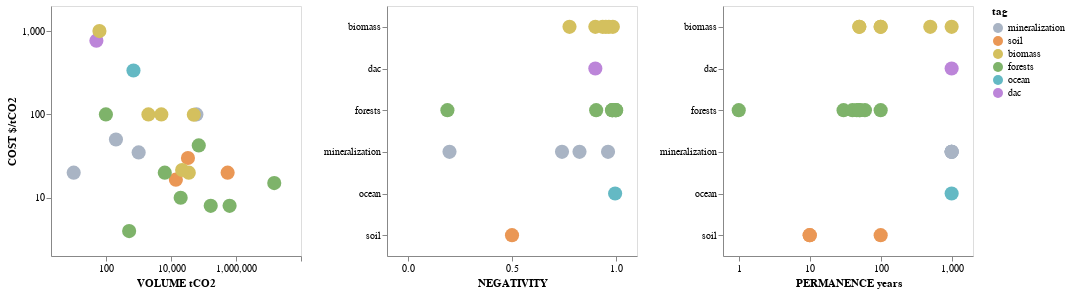

Write notebook code for a chart like this one.
### Code cell
# selectors
brush = alt.selection_interval(encodings=['x', 'y'])
click = alt.selection_multi()

# chart
chart = alt.Chart(metrics_df).mark_circle(size=200).encode(
    color=color_scale,
    opacity=alt.condition(brush | click, alt.OpacityValue(1), alt.OpacityValue(0.4)),
    tooltip=tooltip
).properties(
    width=250,
    height=250
).add_selection(
    brush, click
)

# hconcat
(
    chart.encode(
        alt.X('volume', axis=alt.Axis(title='VOLUME tCO2', tickCount=3), scale=alt.Scale(type='log', domain=[2, 100000000])),
        alt.Y('cost', axis=alt.Axis(title='COST $/tCO2', tickCount=3), scale=alt.Scale(type='log', domain=[2, 2000], nice=False)),
    ) |
    chart.encode(
        alt.X('negativity', axis=alt.Axis(title='NEGATIVITY', tickCount=2), scale=alt.Scale(domain=[-0.1, 1.1])),
        alt.Y('tag', axis=alt.Axis(title=''))
    ) |
    chart.encode(
        alt.X('permanence', axis=alt.Axis(title='PERMANENCE years', tickCount=3), scale=alt.Scale(type='log', domain=[0.6, 2000], nice=False)),
        alt.Y('tag', axis=alt.Axis(title='')))
).configure_axis(grid=False).resolve_scale(
    y='shared'
)

### Figure 1 — Vega-Lite specification as saved in the notebook (floating-point values rounded to 4 significant figures)
{"config": {"view": {"continuousWidth": 400, "continuousHeight": 300}, "axis": {"grid": false}}, "hconcat": [{"mark": {"type": "circle", "size": 200}, "encoding": {"color": {"type": "nominal", "field": "tag", "scale": {"domain": ["mineralization", "soil", "biomass", "forests", "ocean", "dac"], "range": ["#a9b4c4", "#ea9755", "#d4c05e", "#7eb36a", "#64b9c4", "#bc85d9"]}}, "opacity": {"condition": {"value": 1, "selection": {"or": ["selector003", "selector004"]}}, "value": 0.4}, "tooltip": [{"type": "nominal", "field": "name"}, {"type": "quantitative", "field": "volume"}, {"type": "quantitative", "field": "cost"}, {"type": "quantitative", "field": "permanence"}, {"type": "quantitative", "field": "negativity"}], "x": {"type": "quantitative", "axis": {"tickCount": 3, "title": "VOLUME tCO2"}, "field": "volume", "scale": {"domain": [2, 100000000], "type": "log"}}, "y": {"type": "quantitative", "axis": {"tickCount": 3, "title": "COST $/tCO2"}, "field": "cost", "scale": {"domain": [2, 2000], "nice": false, "type": "log"}}}, "height": 250, "selection": {"selector003": {"type": "interval", "encodings": ["x", "y"]}, "selector004": {"type": "multi"}}, "width": 250}, {"mark": {"type": "circle", "size": 200}, "encoding": {"color": {"type": "nominal", "field": "tag", "scale": {"domain": ["mineralization", "soil", "biomass", "forests", "ocean", "dac"], "range": ["#a9b4c4", "#ea9755", "#d4c05e", "#7eb36a", "#64b9c4", "#bc85d9"]}}, "opacity": {"condition": {"value": 1, "selection": {"or": ["selector003", "selector004"]}}, "value": 0.4}, "tooltip": [{"type": "nominal", "field": "name"}, {"type": "quantitative", "field": "volume"}, {"type": "quantitative", "field": "cost"}, {"type": "quantitative", "field": "permanence"}, {"type": "quantitative", "field": "negativity"}], "x": {"type": "quantitative", "axis": {"tickCount": 2, "title": "NEGATIVITY"}, "field": "negativity", "scale": {"domain": [-0.1, 1.1]}}, "y": {"type": "nominal", "axis": {"title": ""}, "field": "tag"}}, "height": 250, "selection": {"selector003": {"type": "interval", "encodings": ["x", "y"]}, "selector004": {"type": "multi"}}, "width": 250}, {"mark": {"type": "circle", "size": 200}, "encoding": {"color": {"type": "nominal", "field": "tag", "scale": {"domain": ["mineralization", "soil", "biomass", "forests", "ocean", "dac"], "range": ["#a9b4c4", "#ea9755", "#d4c05e", "#7eb36a", "#64b9c4", "#bc85d9"]}}, "opacity": {"condition": {"value": 1, "selection": {"or": ["selector003", "selector004"]}}, "value": 0.4}, "tooltip": [{"type": "nominal", "field": "name"}, {"type": "quantitative", "field": "volume"}, {"type": "quantitative", "field": "cost"}, {"type": "quantitative", "field": "permanence"}, {"type": "quantitative", "field": "negativity"}], "x": {"type": "quantitative", "axis": {"tickCount": 3, "title": "PERMANENCE years"}, "field": "permanence", "scale": {"domain": [0.6, 2000], "nice": false, "type": "log"}}, "y": {"type": "nominal", "axis": {"title": ""}, "field": "tag"}}, "height": 250, "selection": {"selector003": {"type": "interval", "encodings": ["x", "y"]}, "selector004": {"type": "multi"}}, "width": 250}], "data": {"name": "data-2f7887126c7cf3ffc3db70858e03ea26"}, "resolve": {"scale": {"y": "shared"}}, "$schema": "https://vega.github.io/schema/vega-lite/v4.0.2.json", "datasets": {"data-2f7887126c7cf3ffc3db70858e03ea26": [{"mechanism": null, "volume": 50.0, "negativity": 0.9, "permanence": 1000.0, "additionality": 2.0, "cost": 767.5, "transparency": 1.0, "tag": "dac", "name": "Climeworks"}, {"mechanism": null, "volume": 60000.0, "negativity": 0.824, "permanence": 1000.0, "additionality": 1.0, "cost": 100.0, "transparency": 1.0, "tag": "mineralization", "name": "CarbonCure"}, {"mechanism": null, "volume": 14010.0, "negativity": null, "permanence": 10.0, "additionality": 0.0, "cost": 16.5, "transparency": 1.0, "tag": "soil", "name": "Nori Harborview Farms"}, {"mechanism": null, "volume": 550000.0, "negativity": null, "permanence": 100.0, "additionality": 0.0, "cost": 20.0, "transparency": 0.0, "tag": "soil", "name": "IndigoAg"}, {"mechanism": null, "volume": 50000.0, "negativity": 0.9, "permanence": 1000.0, "additionality": 1.0, "cost": 99.0, "transparency": 0.0, "tag": "biomass", "name": "Biorecro"}, {"mechanism": null, "volume": 62.0, "negativity": 0.965, "permanence": 100.0, "additionality": 1.0, "cost": 1000.0, "transparency": 0.0, "tag": "biomass", "name": "Carbo Culture"}, {"mechanism": null, "volume": 510.0, "negativity": 0.983, "permanence": 51.0, "additionality": 1.0, "cost": 3.98, "transparency": 0.0, "tag": "forests", "name": "Droneseed"}, {"mechanism": null, "volume": 165800.0, "negativity": 0.19, "permanence": 46.0, "additionality": 0.0, "cost": 8.0, "transparency": 0.0, "tag": "forests", "name": "Pachama Rip's Redwoods and Guanare"}, {"mechanism": null, "volume": 693.0, "negativity": 0.995, "permanence": 1000.0, "additionality": 2.0, "cost": 336.1, "transparency": 0.0, "tag": "ocean", "name": "Ocean-based Climate Solutions"}, {"mechanism": null, "volume": 33000.0, "negativity": 0.5, "permanence": 10.0, "additionality": 0.0, "cost": 30.0, "transparency": 0.0, "tag": "soil", "name": "Soil Value Exchange"}, {"mechanism": null, "volume": 1000.0, "negativity": 0.74, "permanence": 1000.0, "additionality": 0.0, "cost": 35.0, "transparency": 1.0, "tag": "mineralization", "name": "GreenSand"}, {"mechanism": null, "volume": 15000000.0, "negativity": 0.999, "permanence": 1.0, "additionality": 1.0, "cost": 15.0, "transparency": 0.0, "tag": "forests", "name": "SilviaTerra"}, {"mechanism": null, "volume": 98.0, "negativity": 0.982, "permanence": 30.0, "additionality": 1.0, "cost": 100.0, "transparency": 1.0, "tag": "forests", "name": "Breadtree Farms"}, {"mechanism": null, "volume": 5000.0, "negativity": 0.984, "permanence": 500.0, "additionality": 1.0, "cost": 100.0, "transparency": 1.0, "tag": "biomass", "name": "Ecoera"}, {"mechanism": null, "volume": 35000.0, "negativity": 0.776, "permanence": 50.0, "additionality": 1.0, "cost": 20.0, "transparency": 1.0, "tag": "biomass", "name": "Finnish Log House Industry Association"}, {"mechanism": null, "volume": 21850.0, "negativity": 0.935, "permanence": 50.0, "additionality": 1.0, "cost": 21.5, "transparency": 1.0, "tag": "biomass", "name": "Ekovilla"}, {"mechanism": null, "volume": 2000.0, "negativity": 0.95, "permanence": 100.0, "additionality": 1.0, "cost": 100.0, "transparency": 2.0, "tag": "biomass", "name": "Carbofex"}, {"mechanism": null, "volume": 10.0, "negativity": 0.2, "permanence": 1000.0, "additionality": 2.0, "cost": 20.0, "transparency": 0.0, "tag": "mineralization", "name": "Vandersanden"}, {"mechanism": null, "volume": 6380.0, "negativity": 0.995, "permanence": 60.0, "additionality": 0.0, "cost": 20.0, "transparency": 1.0, "tag": "forests", "name": "Future Forest"}, {"mechanism": null, "volume": 71020.0, "negativity": 0.904, "permanence": 100.0, "additionality": 1.0, "cost": 42.5, "transparency": 0.0, "tag": "forests", "name": "Carbon Sequestration Inc"}, {"mechanism": null, "volume": 631800.0, "negativity": 1.0, "permanence": 40.0, "additionality": 0.0, "cost": 8.0, "transparency": 1.0, "tag": "forests", "name": "Bluesource Doe Mountain"}, {"mechanism": null, "volume": 19700.0, "negativity": 0.98, "permanence": 50.0, "additionality": 0.0, "cost": 10.0, "transparency": 0.0, "tag": "forests", "name": "Rizome"}, {"mechanism": null, "volume": 200.0, "negativity": 0.961, "permanence": 1000.0, "additionality": 2.0, "cost": 50.0, "transparency": 1.0, "tag": "mineralization", "name": "Project Vesta"}]}}
